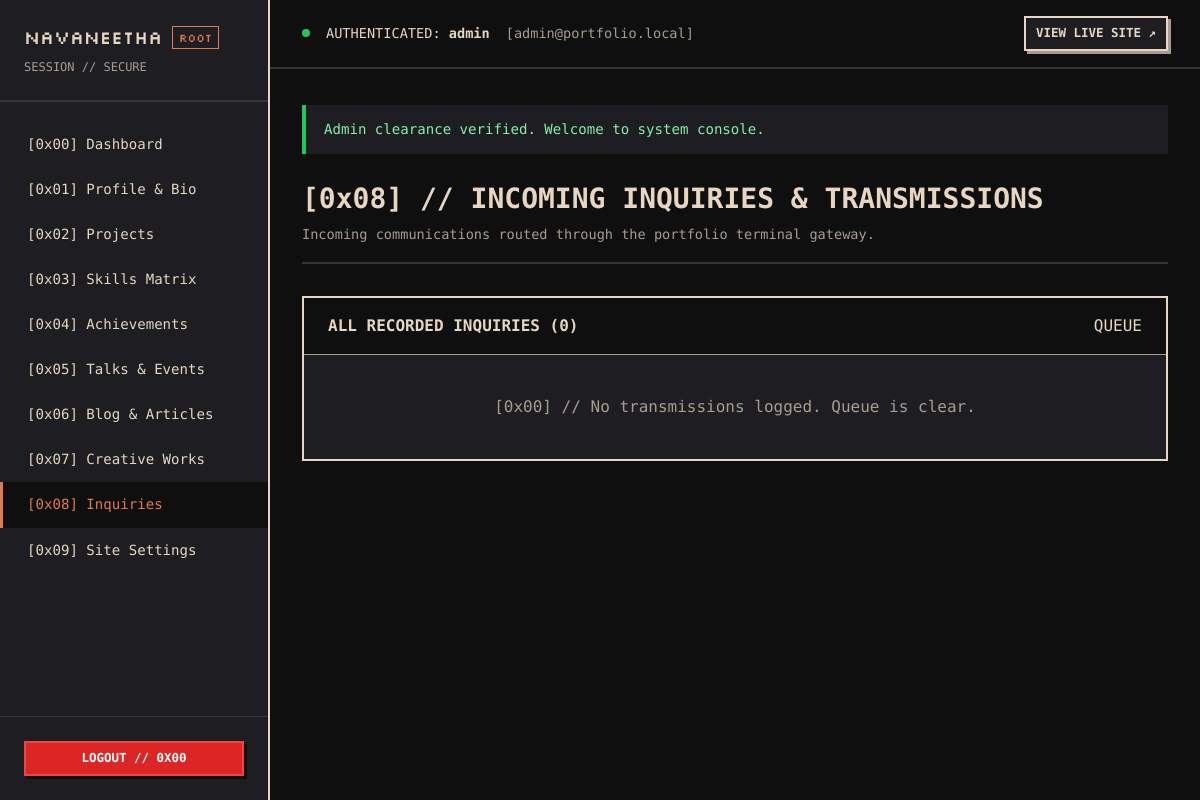
/admin/messages.php (signed in), run on an earlier commit of the app's database.
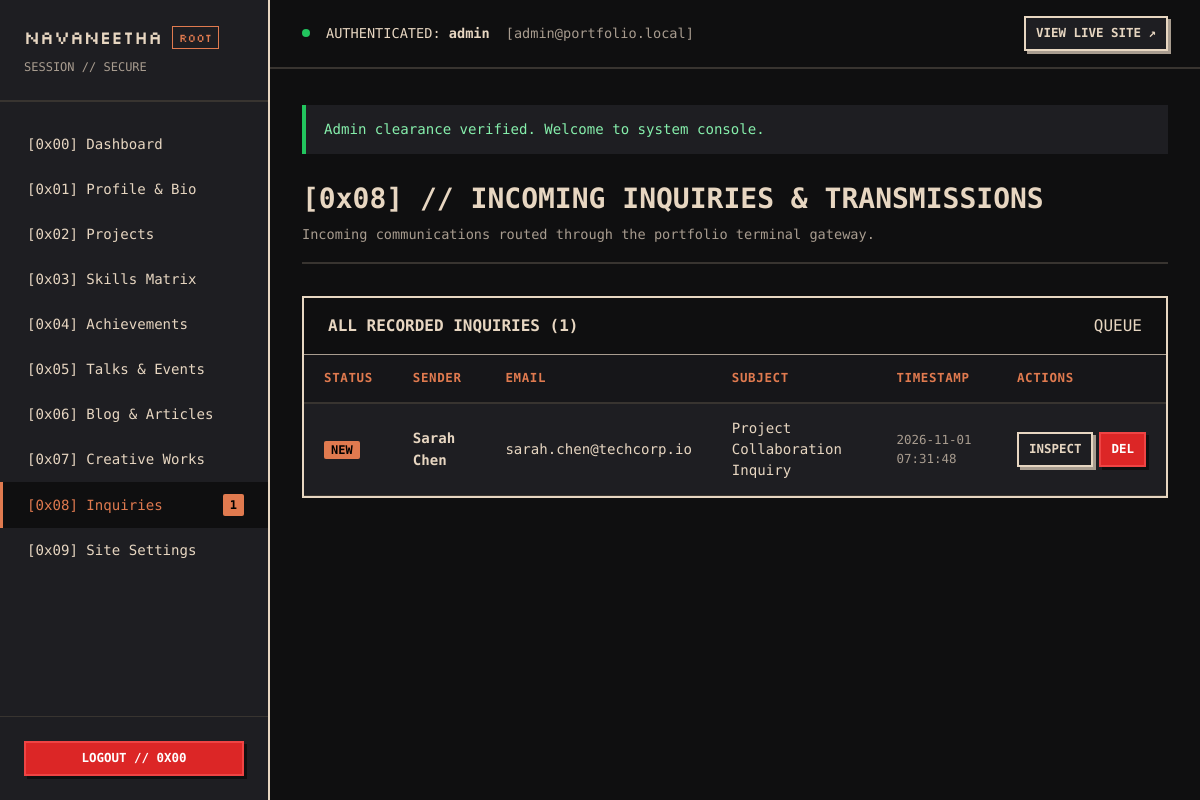
And on a later commit of the database.
### tables this page shows
CREATE TABLE IF NOT EXISTS `contact_submissions` (
    `id` INT UNSIGNED AUTO_INCREMENT PRIMARY KEY,
    `name` VARCHAR(100) NOT NULL,
    `email` VARCHAR(150) NOT NULL,
    `subject` VARCHAR(255) NULL,
    `message` TEXT NOT NULL,
    `is_read` TINYINT(1) DEFAULT 0,
    `ip_address` VARCHAR(45) NULL,
    `created_at` TIMESTAMP DEFAULT CURRENT_TIMESTAMP,
    INDEX `idx_contact_read` (`is_read`),
    INDEX `idx_contact_created` (`created_at`)
);

### includes/db_queries.php (called while the page is built, shortened)
<?php
function get_contact_submissions_list(int $limit = 100): array {
    try {
        $db = get_db();
        $stmt = $db->prepare("SELECT * FROM contact_submissions ORDER BY created_at DESC LIMIT :lim");
        $stmt->bindValue(':lim', $limit, PDO::PARAM_INT);
        $stmt->execute();
        return $stmt->fetchAll();
    } catch (PDOException $e) {
        return [];
    }
}
function get_unread_contacts_count(): int {
    try {
        $db = get_db();
        return (int) $db->query("SELECT COUNT(*) FROM contact_submissions WHERE is_read = 0")->fetchColumn();
    } catch (PDOException $e) {
        return 0;
    }
}

### includes/functions.php (called while the page is built, shortened)
<?php
function e(?string $value): string {
    return htmlspecialchars($value ?? '', ENT_QUOTES | ENT_SUBSTITUTE, 'UTF-8');
}
function csrf_token(): string {
    return $_SESSION['csrf_token'];
}

### admin/messages.php (the view, shortened to what the changed rows need)
<?php
require_once __DIR__ . '/includes/admin_header.php';
$allMessages = get_contact_submissions_list(150);
?>
<div class="page-header">
    <div>
        <h1 class="page-title">[0x08] // INCOMING INQUIRIES &amp; TRANSMISSIONS</h1>
    </div>
</div>
<div class="table-card cut-corner">
    <div class="table-header">
        <span style="font-weight: bold; color: var(--clr-sand);">ALL RECORDED INQUIRIES (<?= count($allMessages) ?>)</span>
        <span class="binary-tag">QUEUE</span>
    </div>
    <?php if (empty($allMessages)): ?>
        <div style="padding: 40px; text-align: center; font-family: var(--font-mono); color: var(--clr-stone);">
            [0x00] // No transmissions logged. Queue is clear.
        </div>
    <?php else: ?>
        <table class="data-table">
            <thead>
                <tr>
                    <th style="width: 70px;">STATUS</th>
                    <th>SENDER</th>
                    <th>EMAIL</th>
                    <th>SUBJECT</th>
                    <th>TIMESTAMP</th>
                    <th>ACTIONS</th>
                </tr>
            </thead>
            <tbody>
                <?php foreach ($allMessages as $msg): ?>
                    <tr>
                        <td>
                            <?php if (!$msg['is_read']): ?>
                                <span class="badge-unread">NEW</span>
                            <?php else: ?>
                                <span style="color: var(--clr-stone); font-size: 0.75rem;">READ</span>
                            <?php endif; ?>
                        </td>
                        <td><strong><?= e($msg['name']) ?></strong></td>
                        <td><?= e($msg['email']) ?></td>
                        <td><?= e($msg['subject'] ?: 'Direct Inquiry') ?></td>
                        <td style="color: var(--clr-stone); font-size: 0.78rem;"><?= e($msg['created_at']) ?></td>
                        <td>
                            <div style="display: flex; gap: 6px;">
                                <a href="/admin/messages.php?action=view&id=<?= (int)$msg['id'] ?>" class="btn btn-secondary btn-sm">
                                    INSPECT
                                </a>
                                <a href="/admin/messages.php?action=delete&id=<?= (int)$msg['id'] ?>&csrf=<?= e(csrf_token()) ?>"
                                   class="btn btn-danger btn-sm"
                                   data-confirm="Delete message from <?= e($msg['name']) ?>?">
                                    DEL
                                </a>
                            </div>
                        </td>
                    </tr>
                <?php endforeach; ?>
            </tbody>
        </table>
    <?php endif; ?>
</div>
<?php require_once __DIR__ . '/includes/admin_footer.php'; ?>

### admin/includes/admin_header.php (shortened to what the changed rows need)
<?php
require_once __DIR__ . '/../../includes/functions.php';
require_once __DIR__ . '/../../includes/db_queries.php';
$unreadCount = get_unread_contacts_count();
$currentScript = basename($_SERVER['SCRIPT_NAME'] ?? '');
?>
<!DOCTYPE html>
<html lang="en">
<head>
    <link rel="stylesheet" href="/assets/css/admin.css">
</head>
<body>
<div class="admin-layout">
    <aside class="admin-sidebar">
        <ul class="sidebar-nav">
            <li class="sidebar-item <?= $currentScript === 'messages.php' ? 'active' : '' ?>">
                <a href="/admin/messages.php">
                    <span>[0x08] Inquiries</span>
                    <?php if ($unreadCount > 0): ?>
                        <span class="badge-unread"><?= $unreadCount ?></span>
                    <?php endif; ?>
                </a>
            </li>
        </ul>
    </aside>
    <div class="admin-main">
        <main class="admin-content">

What changed in the data, as far as the page shows it:
added contact_submissions: is_read "NEW", name "Sarah Chen", email "sarah.chen@techcorp.io", subject "Project Collaboration Inquiry", created_at "2026-11-01 07:31:48"
Also different on the page:
$unreadCount: (not shown) → "1"
count($allMessages): "0" → "1"
text no longer shown: "[0x00] // No transmissions logged. Queue is clear."
text now shown: "STATUS SENDER EMAIL SUBJECT TIMESTAMP ACTIONS"
